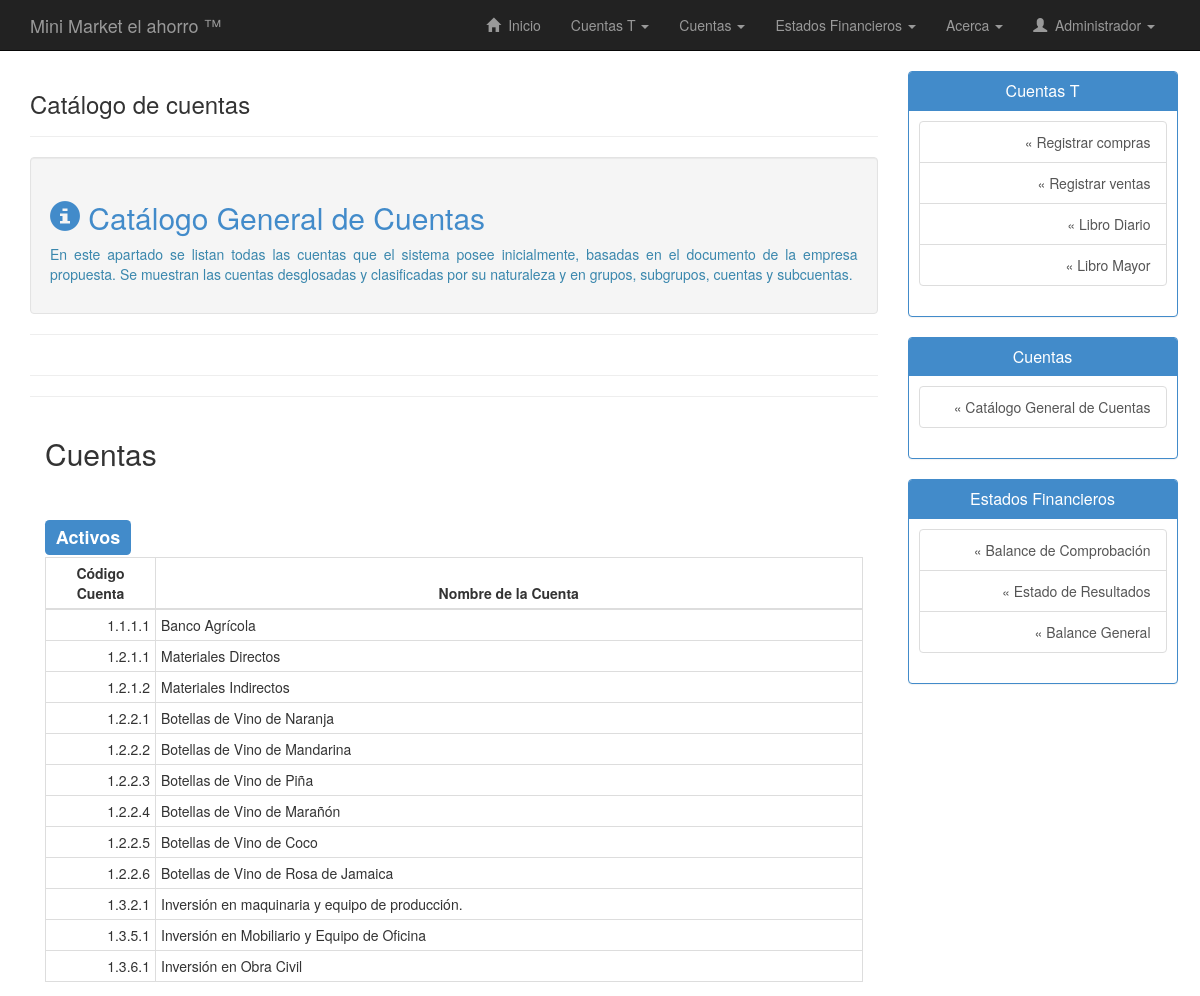
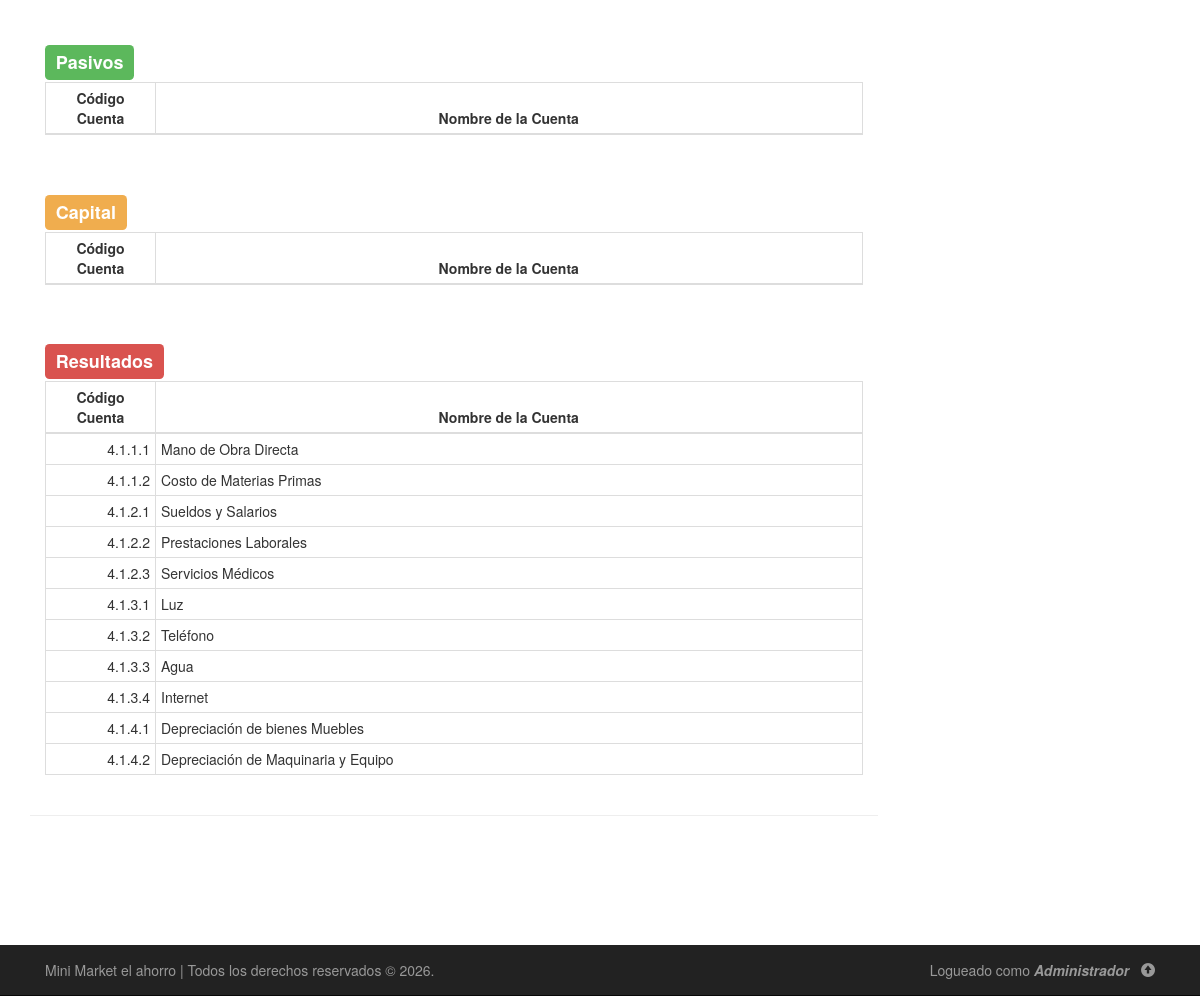
The app's page /php/catalogo-cuentas.php (signed in), older data (2 pictures, top to bottom).
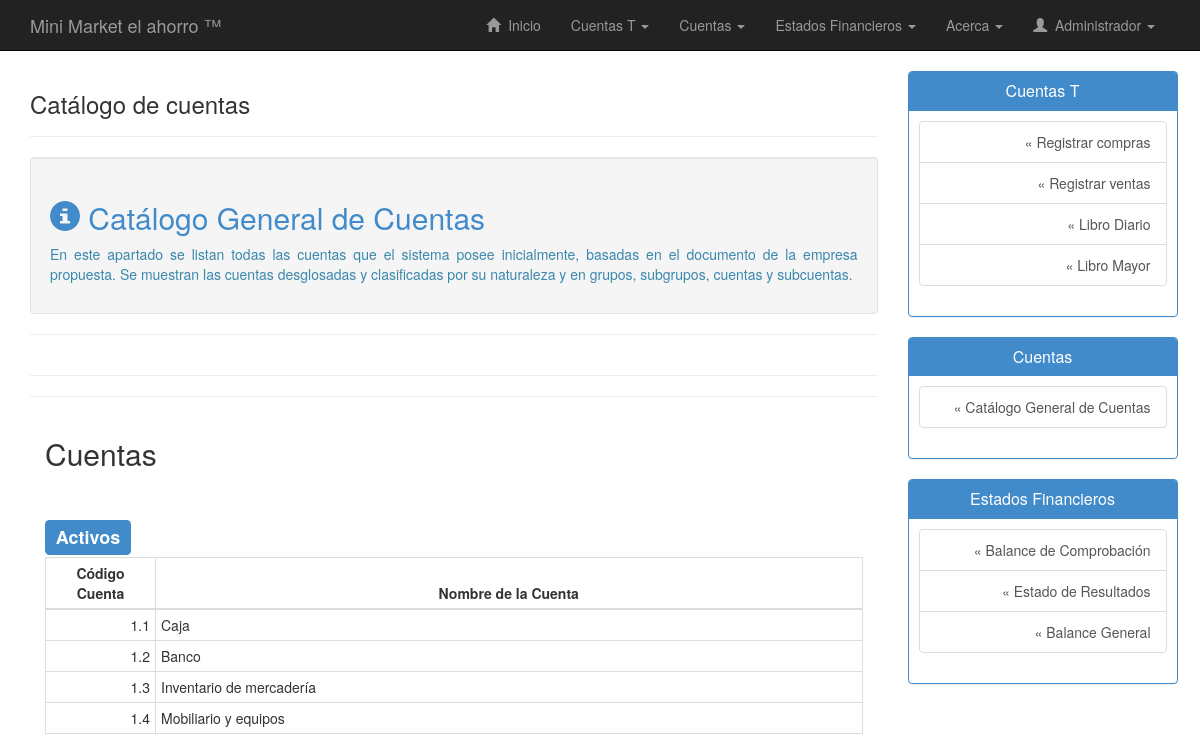
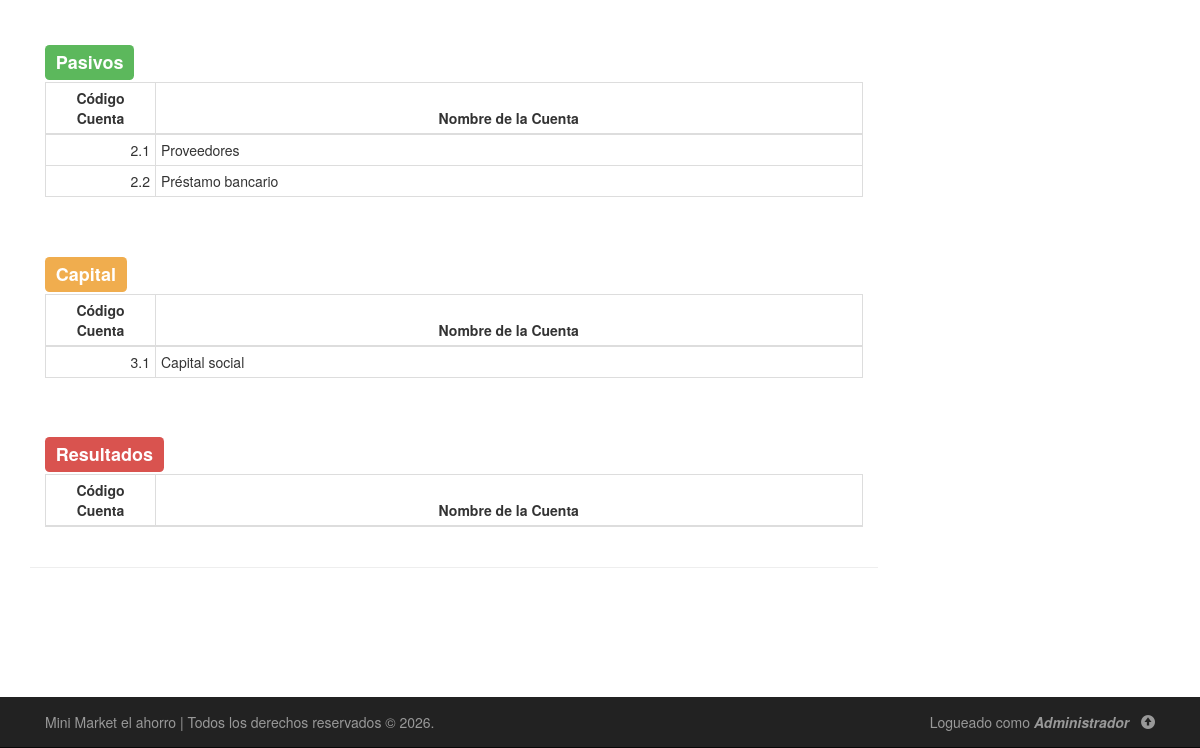
The same page, newer data (2 pictures, top to bottom).
### tables this page shows
CREATE TABLE `cuentas` (
  `codigo_cuenta` varchar(20) NOT NULL,
  `subgrupo` varchar(20) DEFAULT NULL,
  `nombre_cuenta` varchar(50) NOT NULL,
  `tiene_subcuenta` enum('Si','No') NOT NULL,
  `descripcion_cuenta` varchar(255) DEFAULT NULL,
  `saldo_debe` double NOT NULL,
  `saldo_haber` double NOT NULL
);

### php/catalogo-cuentas.php (the view, shortened to what the changed rows need)
<!DOCTYPE html>
<html lang="es">
<head>
        <link rel="stylesheet" type="text/css" href="../css/bootstrap.min.css"/>
        <link rel="stylesheet" type="text/css" href="../css/estilos.css"/>
</head>
<body>
    <div class="container" id="contenido">
        <div class="row row-offcanvas row-offcanvas-right">
            <div class="col-xs-12 col-sm-9">
                <div class="container">
                    <div class="row">
                        <div class="col-lg-12 well">
                            <h2 class="text-primary"><span class="glyphicon glyphicon-info-sign"></span> Catálogo General de Cuentas</h2>
                        </div>
                    </div>
                </div>
                <div class="container">
                    <div class="row">
                        <div class="col-lg-12">
                            <h2>Cuentas</h2>
                            <br>
                            <?php
                                $consulta = "SELECT * FROM cuentas WHERE codigo_cuenta LIKE '1%'";
                                $ejecutar_consulta = $conexion->query($consulta);
                                echo "<div>";
                                echo "<table class='table table-hover table-condensed table-bordered text-left'>";
                                echo "<thead>";
                                echo "<tr>";
                                echo "<th width='110px' class='text-center'>Código Cuenta</th>";
                                echo "<th class='text-center'>Nombre de la Cuenta</th>";
                                echo "</tr>";
                                echo "</thead>";
                                echo "<tbody>";
                                while($registro = $ejecutar_consulta->fetch_assoc()){
                                    echo "<tr>";
                                    echo "<td class='text-right'>".utf8_encode($registro["codigo_cuenta"])."</td>";
                                    echo "<td>".utf8_encode($registro["nombre_cuenta"])."</td>";
                                    echo "</tr>";
                                }
                                echo "</tbody>";
                                echo "</table>";
                                echo "</div>";
                            ?>
                        </div>
                    </div>
                    <div class="row">
                        <div class="col-lg-12">
                            <br>
                            <?php
                                $consulta = "SELECT * FROM cuentas WHERE codigo_cuenta LIKE '2%'";
                                $ejecutar_consulta = $conexion->query($consulta);
                                echo "<div>";
                                echo "<table class='table table-hover table-condensed table-bordered text-left'>";
                                echo "<thead>";
                                echo "<tr>";
                                echo "<th width='110px' class='text-center'>Código Cuenta</th>";
                                echo "<th class='text-center'>Nombre de la Cuenta</th>";
                                echo "</tr>";
                                echo "</thead>";
                                echo "<tbody>";
                                while($registro = $ejecutar_consulta->fetch_assoc()){
                                    echo "<tr>";
                                    echo "<td class='text-right'>".utf8_encode($registro["codigo_cuenta"])."</td>";
                                    echo "<td>".utf8_encode($registro["nombre_cuenta"])."</td>";
                                    echo "</tr>";
                                }
                                echo "</tbody>";
                                echo "</table>";
                                echo "</div>";
                            ?>
                        </div>
                    </div>
                    <div class="row">
                        <div class="col-lg-12">
                            <br>
                            <?php
                                $consulta = "SELECT * FROM cuentas WHERE codigo_cuenta LIKE '3%'";
                                $ejecutar_consulta = $conexion->query($consulta);
                                echo "<div>";
                                echo "<table class='table table-hover table-condensed table-bordered text-left'>";
                                echo "<thead>";
                                echo "<tr>";
                                echo "<th width='110px' class='text-center'>Código Cuenta</th>";
                                echo "<th class='text-center'>Nombre de la Cuenta</th>";
                                echo "</tr>";
                                echo "</thead>";
                                echo "<tbody>";
                                while($registro = $ejecutar_consulta->fetch_assoc()){
                                    echo "<tr>";
                                    echo "<td class='text-right'>".utf8_encode($registro["codigo_cuenta"])."</td>";
                                    echo "<td>".utf8_encode($registro["nombre_cuenta"])."</td>";
                                    echo "</tr>";
                                }
                                echo "</tbody>";
                                echo "</table>";
                                echo "</div>";
                            ?>
                        </div>
                    </div>
                    <div class="row">
                        <div class="col-lg-12">
                            <br>
                            <?php
                                $consulta = "SELECT * FROM cuentas WHERE codigo_cuenta LIKE '4%'";
                                $ejecutar_consulta = $conexion->query($consulta);
                                echo "<div>";
                                echo "<table class='table table-hover table-condensed table-bordered text-left'>";
                                echo "<thead>";
                                echo "<tr>";
                                echo "<th width='110px' class='text-center'>Código Cuenta</th>";
                                echo "<th class='text-center'>Nombre de la Cuenta</th>";
                                echo "</tr>";
                                echo "</thead>";
                                echo "<tbody>";
                                while($registro = $ejecutar_consulta->fetch_assoc()){
                                    echo "<tr>";
                                    echo "<td class='text-right'>".utf8_encode($registro["codigo_cuenta"])."</td>";
                                    echo "<td>".utf8_encode($registro["nombre_cuenta"])."</td>";
                                    echo "</tr>";
                                }
                                echo "</tbody>";
                                echo "</table>";
                                echo "</div>";
                            ?>
                        </div>
                    </div>
                </div>
            </div>
        </div>
    </div>
</body>
</html>

Row changes from the older to the newer data that the page shows:
removed cuentas: codigo_cuenta "1.1.1.1", nombre_cuenta "Banco Agrícola", shown under "Activos"
removed cuentas: codigo_cuenta "1.2.1.1", nombre_cuenta "Materiales Directos", shown under "Activos"
removed cuentas: codigo_cuenta "1.2.1.2", nombre_cuenta "Materiales Indirectos", shown under "Activos"
removed cuentas: codigo_cuenta "1.2.2.1", nombre_cuenta "Botellas de Vino de Naranja", shown under "Activos"
removed cuentas: codigo_cuenta "1.2.2.2", nombre_cuenta "Botellas de Vino de Mandarina", shown under "Activos"
removed cuentas: codigo_cuenta "1.2.2.3", nombre_cuenta "Botellas de Vino de Piña", shown under "Activos"
removed cuentas: codigo_cuenta "1.2.2.4", nombre_cuenta "Botellas de Vino de Marañón", shown under "Activos"
removed cuentas: codigo_cuenta "1.2.2.5", nombre_cuenta "Botellas de Vino de Coco", shown under "Activos"
removed cuentas: codigo_cuenta "1.2.2.6", nombre_cuenta "Botellas de Vino de Rosa de Jamaica", shown under "Activos"
removed cuentas: codigo_cuenta "1.3.2.1", nombre_cuenta "Inversión en maquinaria y equipo de producción.", shown under "Activos"
removed cuentas: codigo_cuenta "1.3.5.1", nombre_cuenta "Inversión en Mobiliario y Equipo de Oficina", shown under "Activos"
removed cuentas: codigo_cuenta "1.3.6.1", nombre_cuenta "Inversión en Obra Civil", shown under "Activos"
removed cuentas: codigo_cuenta "4.1.1.1", nombre_cuenta "Mano de Obra Directa", shown under "Resultados"
removed cuentas: codigo_cuenta "4.1.1.2", nombre_cuenta "Costo de Materias Primas", shown under "Resultados"
removed cuentas: codigo_cuenta "4.1.2.1", nombre_cuenta "Sueldos y Salarios", shown under "Resultados"
removed cuentas: codigo_cuenta "4.1.2.2", nombre_cuenta "Prestaciones Laborales", shown under "Resultados"
removed cuentas: codigo_cuenta "4.1.2.3", nombre_cuenta "Servicios Médicos", shown under "Resultados"
removed cuentas: codigo_cuenta "4.1.3.1", nombre_cuenta "Luz", shown under "Resultados"
removed cuentas: codigo_cuenta "4.1.3.2", nombre_cuenta "Teléfono", shown under "Resultados"
removed cuentas: codigo_cuenta "4.1.3.3", nombre_cuenta "Agua", shown under "Resultados"
removed cuentas: codigo_cuenta "4.1.3.4", nombre_cuenta "Internet", shown under "Resultados"
removed cuentas: codigo_cuenta "4.1.4.1", nombre_cuenta "Depreciación de bienes Muebles", shown under "Resultados"
removed cuentas: codigo_cuenta "4.1.4.2", nombre_cuenta "Depreciación de Maquinaria y Equipo", shown under "Resultados"
added cuentas: codigo_cuenta "1.1", nombre_cuenta "Caja", shown under "Activos"
added cuentas: codigo_cuenta "1.2", nombre_cuenta "Banco", shown under "Activos"
added cuentas: codigo_cuenta "1.3", nombre_cuenta "Inventario de mercadería", shown under "Activos"
added cuentas: codigo_cuenta "1.4", nombre_cuenta "Mobiliario y equipos", shown under "Activos"
added cuentas: codigo_cuenta "2.1", nombre_cuenta "Proveedores", shown under "Pasivos"
added cuentas: codigo_cuenta "2.2", nombre_cuenta "Préstamo bancario", shown under "Pasivos"
added cuentas: codigo_cuenta "3.1", nombre_cuenta "Capital social", shown under "Capital"
